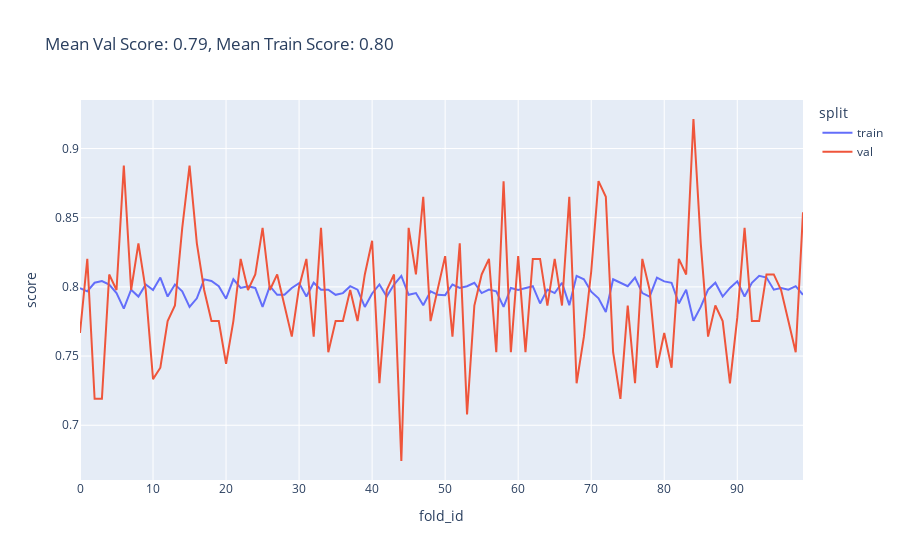
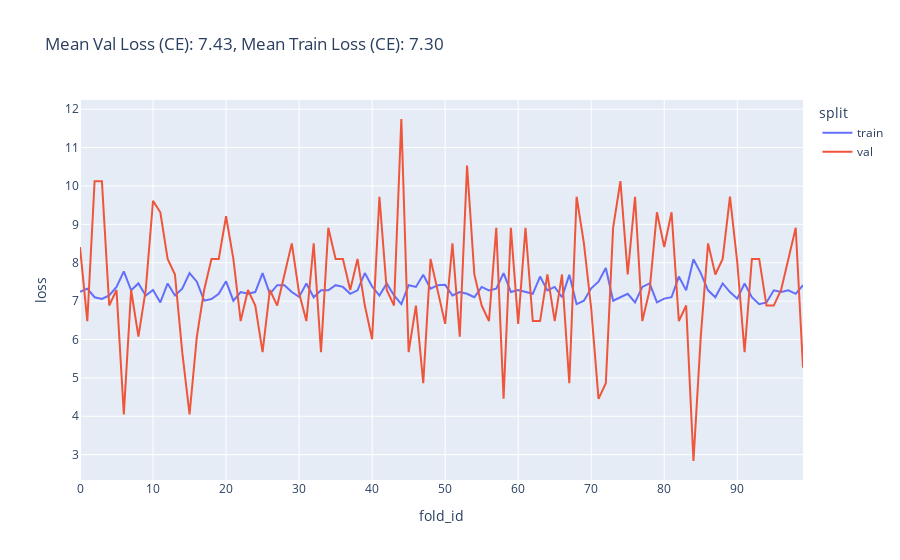
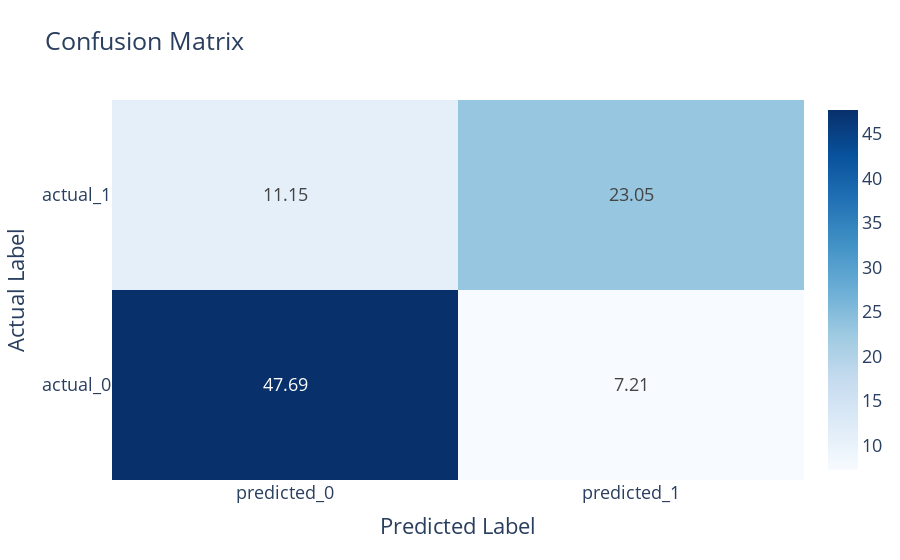
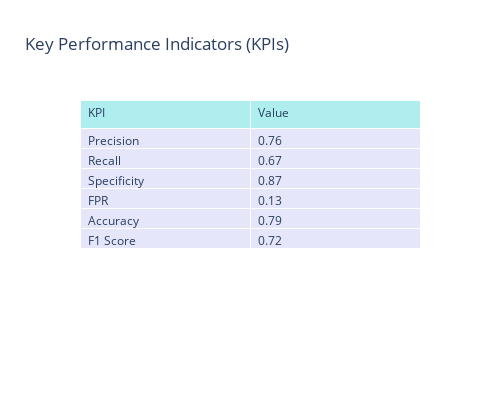

Here is the notebook cell these charts were saved with, in order:
### Code cell
val_score, val_loss, train_score, train_loss = get_cv_score_and_loss(X_selected_features, t, bag_fold_model, k=10, show_score_loss_graphs=True, show_cm=True)

### Figure 1 — Plotly figure (JSON) as saved in the notebook; plotly's stock layout.template omitted (floating-point values rounded to 4 significant figures)
{"data": [{"hovertemplate": "split=train<br>fold_id=%{x}<br>score=%{y}<extra></extra>", "legendgroup": "train", "line": {"color": "#636efa", "dash": "solid"}, "marker": {"symbol": "circle"}, "mode": "lines", "name": "train", "orientation": "v", "showlegend": true, "type": "scatter", "x": [0, 1, 2, 3, 4, 5, 6, 7, 8, 9, 10, 11, 12, 13, 14, 15, 16, 17, 18, 19, 20, 21, 22, 23, 24, 25, 26, 27, 28, 29, 30, 31, 32, 33, 34, 35, 36, 37, 38, 39, 40, 41, 42, 43, 44, 45, 46, 47, 48, 49, 50, 51, 52, 53, 54, 55, 56, 57, 58, 59, 60, 61, 62, 63, 64, 65, 66, 67, 68, 69, 70, 71, 72, 73, 74, 75, 76, 77, 78, 79, 80, 81, 82, 83, 84, 85, 86, 87, 88, 89, 90, 91, 92, 93, 94, 95, 96, 97, 98, 99], "xaxis": "x", "y": [0.799, 0.7968, 0.803, 0.8042, 0.8017, 0.7955, 0.7843, 0.798, 0.793, 0.8017, 0.7978, 0.8067, 0.793, 0.8017, 0.7968, 0.7855, 0.7918, 0.8055, 0.8042, 0.8005, 0.7915, 0.8055, 0.7993, 0.8005, 0.7993, 0.7855, 0.8005, 0.7943, 0.7943, 0.7993, 0.8027, 0.793, 0.803, 0.798, 0.798, 0.7943, 0.7955, 0.8005, 0.798, 0.7855, 0.7953, 0.8017, 0.793, 0.8017, 0.808, 0.7943, 0.7955, 0.7868, 0.7968, 0.7943, 0.794, 0.8017, 0.7993, 0.8005, 0.803, 0.7955, 0.798, 0.7968, 0.7855, 0.7993, 0.7978, 0.7993, 0.8005, 0.788, 0.798, 0.7955, 0.803, 0.7868, 0.808, 0.8055, 0.7965, 0.7918, 0.7818, 0.8055, 0.803, 0.8005, 0.8067, 0.7955, 0.793, 0.8067, 0.804, 0.803, 0.788, 0.798, 0.7756, 0.7855, 0.798, 0.803, 0.793, 0.7993, 0.804, 0.793, 0.803, 0.808, 0.8067, 0.798, 0.7993, 0.798, 0.8005, 0.7943], "yaxis": "y"}, {"hovertemplate": "split=val<br>fold_id=%{x}<br>score=%{y}<extra></extra>", "legendgroup": "val", "line": {"color": "#EF553B", "dash": "solid"}, "marker": {"symbol": "circle"}, "mode": "lines", "name": "val", "orientation": "v", "showlegend": true, "type": "scatter", "x": [0, 1, 2, 3, 4, 5, 6, 7, 8, 9, 10, 11, 12, 13, 14, 15, 16, 17, 18, 19, 20, 21, 22, 23, 24, 25, 26, 27, 28, 29, 30, 31, 32, 33, 34, 35, 36, 37, 38, 39, 40, 41, 42, 43, 44, 45, 46, 47, 48, 49, 50, 51, 52, 53, 54, 55, 56, 57, 58, 59, 60, 61, 62, 63, 64, 65, 66, 67, 68, 69, 70, 71, 72, 73, 74, 75, 76, 77, 78, 79, 80, 81, 82, 83, 84, 85, 86, 87, 88, 89, 90, 91, 92, 93, 94, 95, 96, 97, 98, 99], "xaxis": "x", "y": [0.7667, 0.8202, 0.7191, 0.7191, 0.809, 0.7978, 0.8876, 0.7978, 0.8315, 0.7978, 0.7333, 0.7416, 0.7753, 0.7865, 0.8427, 0.8876, 0.8315, 0.7978, 0.7753, 0.7753, 0.7444, 0.7753, 0.8202, 0.7978, 0.809, 0.8427, 0.7978, 0.809, 0.7865, 0.764, 0.8, 0.8202, 0.764, 0.8427, 0.7528, 0.7753, 0.7753, 0.7978, 0.7753, 0.809, 0.8333, 0.7303, 0.7978, 0.809, 0.6742, 0.8427, 0.809, 0.8652, 0.7753, 0.7978, 0.8222, 0.764, 0.8315, 0.7079, 0.7865, 0.809, 0.8202, 0.7528, 0.8764, 0.7528, 0.8222, 0.7528, 0.8202, 0.8202, 0.7865, 0.8202, 0.7865, 0.8652, 0.7303, 0.764, 0.8111, 0.8764, 0.8652, 0.7528, 0.7191, 0.7865, 0.7303, 0.8202, 0.7978, 0.7416, 0.7667, 0.7416, 0.8202, 0.809, 0.9213, 0.8315, 0.764, 0.7865, 0.7753, 0.7303, 0.7778, 0.8427, 0.7753, 0.7753, 0.809, 0.809, 0.7978, 0.7753, 0.7528, 0.8539], "yaxis": "y"}], "layout": {"legend": {"title": {"text": "split"}, "tracegroupgap": 0}, "title": {"text": "Mean Val Score: 0.79, Mean Train Score: 0.80"}, "xaxis": {"anchor": "y", "domain": [0, 1], "title": {"text": "fold_id"}}, "yaxis": {"anchor": "x", "domain": [0, 1], "title": {"text": "score"}}}}

### Figure 2 — Plotly figure (JSON) as saved in the notebook; plotly's stock layout.template omitted (floating-point values rounded to 4 significant figures)
{"data": [{"hovertemplate": "split=train<br>fold_id=%{x}<br>loss=%{y}<extra></extra>", "legendgroup": "train", "line": {"color": "#636efa", "dash": "solid"}, "marker": {"symbol": "circle"}, "mode": "lines", "name": "train", "orientation": "v", "showlegend": true, "type": "scatter", "x": [0, 1, 2, 3, 4, 5, 6, 7, 8, 9, 10, 11, 12, 13, 14, 15, 16, 17, 18, 19, 20, 21, 22, 23, 24, 25, 26, 27, 28, 29, 30, 31, 32, 33, 34, 35, 36, 37, 38, 39, 40, 41, 42, 43, 44, 45, 46, 47, 48, 49, 50, 51, 52, 53, 54, 55, 56, 57, 58, 59, 60, 61, 62, 63, 64, 65, 66, 67, 68, 69, 70, 71, 72, 73, 74, 75, 76, 77, 78, 79, 80, 81, 82, 83, 84, 85, 86, 87, 88, 89, 90, 91, 92, 93, 94, 95, 96, 97, 98, 99], "xaxis": "x", "y": [7.245, 7.326, 7.101, 7.056, 7.146, 7.371, 7.775, 7.281, 7.46, 7.146, 7.29, 6.966, 7.46, 7.146, 7.326, 7.73, 7.505, 7.011, 7.056, 7.191, 7.515, 7.011, 7.236, 7.191, 7.236, 7.73, 7.191, 7.415, 7.415, 7.236, 7.11, 7.46, 7.101, 7.281, 7.281, 7.415, 7.371, 7.191, 7.281, 7.73, 7.38, 7.146, 7.46, 7.146, 6.921, 7.415, 7.371, 7.685, 7.326, 7.415, 7.425, 7.146, 7.236, 7.191, 7.101, 7.371, 7.281, 7.326, 7.73, 7.236, 7.29, 7.236, 7.191, 7.64, 7.281, 7.371, 7.101, 7.685, 6.921, 7.011, 7.335, 7.505, 7.865, 7.011, 7.101, 7.191, 6.966, 7.371, 7.46, 6.966, 7.065, 7.101, 7.64, 7.281, 8.09, 7.73, 7.281, 7.101, 7.46, 7.236, 7.065, 7.46, 7.101, 6.921, 6.966, 7.281, 7.236, 7.281, 7.191, 7.415], "yaxis": "y"}, {"hovertemplate": "split=val<br>fold_id=%{x}<br>loss=%{y}<extra></extra>", "legendgroup": "val", "line": {"color": "#EF553B", "dash": "solid"}, "marker": {"symbol": "circle"}, "mode": "lines", "name": "val", "orientation": "v", "showlegend": true, "type": "scatter", "x": [0, 1, 2, 3, 4, 5, 6, 7, 8, 9, 10, 11, 12, 13, 14, 15, 16, 17, 18, 19, 20, 21, 22, 23, 24, 25, 26, 27, 28, 29, 30, 31, 32, 33, 34, 35, 36, 37, 38, 39, 40, 41, 42, 43, 44, 45, 46, 47, 48, 49, 50, 51, 52, 53, 54, 55, 56, 57, 58, 59, 60, 61, 62, 63, 64, 65, 66, 67, 68, 69, 70, 71, 72, 73, 74, 75, 76, 77, 78, 79, 80, 81, 82, 83, 84, 85, 86, 87, 88, 89, 90, 91, 92, 93, 94, 95, 96, 97, 98, 99], "xaxis": "x", "y": [8.41, 6.48, 10.12, 10.12, 6.885, 7.29, 4.05, 7.29, 6.075, 7.29, 9.612, 9.315, 8.1, 7.695, 5.67, 4.05, 6.075, 7.29, 8.1, 8.1, 9.211, 8.1, 6.48, 7.29, 6.885, 5.67, 7.29, 6.885, 7.695, 8.505, 7.209, 6.48, 8.505, 5.67, 8.91, 8.1, 8.1, 7.29, 8.1, 6.885, 6.007, 9.72, 7.29, 6.885, 11.74, 5.67, 6.885, 4.86, 8.1, 7.29, 6.408, 8.505, 6.075, 10.53, 7.695, 6.885, 6.48, 8.91, 4.455, 8.91, 6.408, 8.91, 6.48, 6.48, 7.695, 6.48, 7.695, 4.86, 9.72, 8.505, 6.808, 4.455, 4.86, 8.91, 10.12, 7.695, 9.72, 6.48, 7.29, 9.315, 8.41, 9.315, 6.48, 6.885, 2.835, 6.075, 8.505, 7.695, 8.1, 9.72, 8.01, 5.67, 8.1, 8.1, 6.885, 6.885, 7.29, 8.1, 8.91, 5.265], "yaxis": "y"}], "layout": {"legend": {"title": {"text": "split"}, "tracegroupgap": 0}, "title": {"text": "Mean Val Loss (CE): 7.43, Mean Train Loss (CE): 7.30"}, "xaxis": {"anchor": "y", "domain": [0, 1], "title": {"text": "fold_id"}}, "yaxis": {"anchor": "x", "domain": [0, 1], "title": {"text": "loss"}}}}

### Figure 3 — Plotly figure (JSON) as saved in the notebook; plotly's stock layout.template omitted (floating-point values rounded to 4 significant figures)
{"data": [{"colorscale": [[0, "rgb(247,251,255)"], [0.125, "rgb(222,235,247)"], [0.25, "rgb(198,219,239)"], [0.375, "rgb(158,202,225)"], [0.5, "rgb(107,174,214)"], [0.625, "rgb(66,146,198)"], [0.75, "rgb(33,113,181)"], [0.875, "rgb(8,81,156)"], [1, "rgb(8,48,107)"]], "hoverinfo": "text", "text": [[47.69, 7.21], [11.15, 23.05]], "texttemplate": "%{text}", "type": "heatmap", "x": ["predicted_0", "predicted_1"], "y": ["actual_0", "actual_1"], "z": [[47.69, 7.21], [11.15, 23.05]]}], "layout": {"font": {"size": 18}, "title": {"text": "Confusion Matrix"}, "xaxis": {"title": {"text": "Predicted Label"}}, "yaxis": {"title": {"text": "Actual Label"}}}}

### Figure 4 — Plotly figure (JSON) as saved in the notebook; plotly's stock layout.template omitted (floating-point values rounded to 4 significant figures)
{"data": [{"cells": {"align": "left", "fill": {"color": "lavender"}, "values": [["Precision", "Recall", "Specificity", "FPR", "Accuracy", "F1 Score"], [0.76, 0.67, 0.87, 0.13, 0.79, 0.72]]}, "header": {"align": "left", "fill": {"color": "paleturquoise"}, "values": ["KPI", "Value"]}, "type": "table"}], "layout": {"autosize": true, "height": 400, "title": {"text": "Key Performance Indicators (KPIs)"}, "width": 500}}
